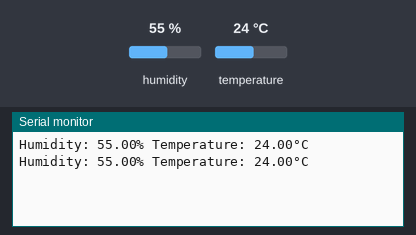
A sketch run on a simulated Arduino Uno, built with avr-gcc and run on an emulated ATmega328P. Shown: the last lines printed to the serial monitor. Inputs (shaded band) come from the test bench; at power-on: humidity 55 %, temperature 24 °C.

Above: at 4.8 s.
4.9 s: humidity set to 22 %
At 7.4 s:
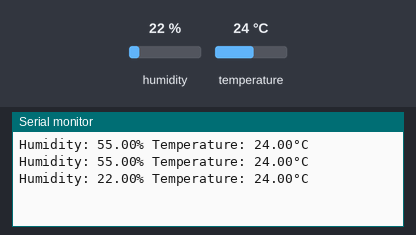
7.9 s: temperature set to 12 °C
At 8.6 s:
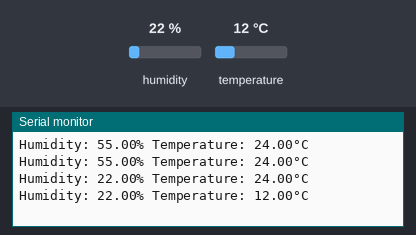
10.9 s: humidity set to 40 %
At 13.4 s:
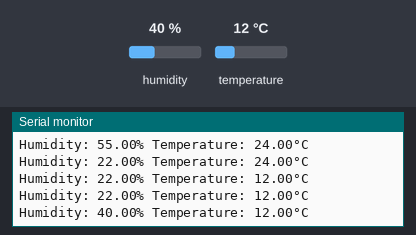
Timing chart, 0 to 14.9 s (numbered marks = the images above; inputs shaded):
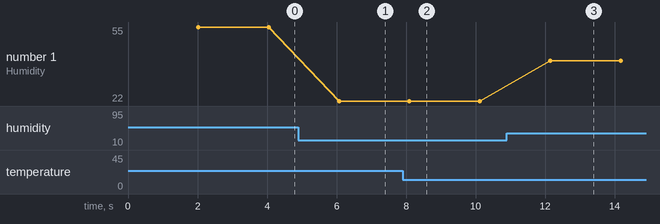

Measured:
- after the input at 4.9 s, the serial monitor: prints a new line after 1.2 s (image 1)
- after the input at 7.9 s, the serial monitor: prints a new line after 0.20 s (image 2)
- after the input at 10.9 s, the serial monitor: prints a new line after 1.2 s (image 3)
- plotted number 1: 55 → 22 after the input at 4.9 s, 22 → 40 after the input at 10.9 s

The sketch:

tmpSensor.ino
```cpp
#include "DHT.h"

#define DHTPIN 2
#define DHTTYPE DHT11

float humidity = 0.0;
float temp = 0.0;

DHT dht(DHTPIN, DHTTYPE);

void setup() {
  Serial.begin(9600);
  dht.begin();
}

void loop() {
  delay(2000);

  humidity = dht.readHumidity();
  temp = dht.readTemperature();

  if (isnan(humidity) || isnan(temp)) {
    Serial.println("Failed to read Sensor data!");
    return;
  }

  Serial.print("Humidity: ");
  Serial.print(humidity);
  Serial.print("% Temperature: ");
  Serial.print(temp);
  Serial.print("°C");
  Serial.println("");
}
```
